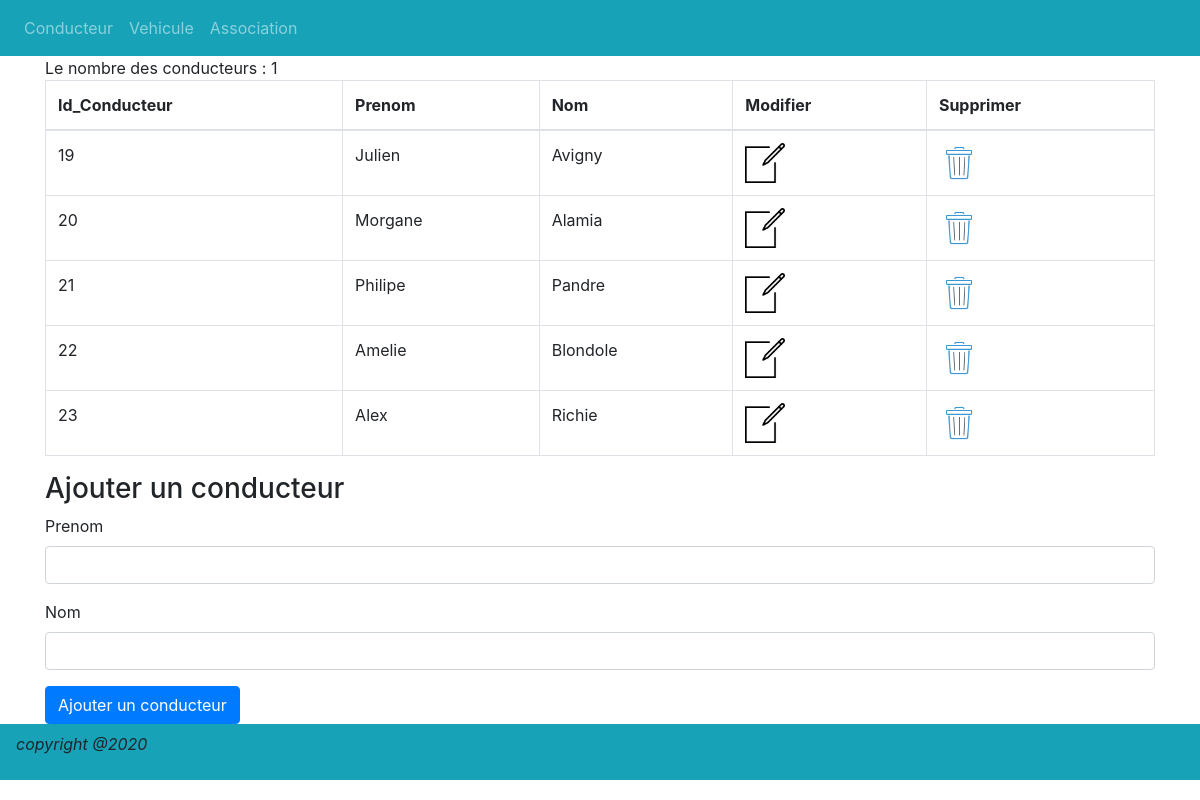
/?action=conducteur, run on the app's committed database.
### tables this page shows
CREATE TABLE `conducteur` (
  `id_conducteur` int(11) NOT NULL,
  `prenom` varchar(45) NOT NULL,
  `nom` varchar(45) NOT NULL
);

### Models/Conducteur.php (called while the page is built, shortened)
<?php
 class Conducteur
 {
 	private $id_conducteur;
 	private $prenom;
 	private $nom;
 	public function getId_conducteur()
 	{
 		return $this->id_conducteur;
 	}
 	public function getPrenom()
 	{
 		return $this->prenom;
 	}
 	public function getNom()
 	{
 		return $this->nom;
 	}
 	public function accesBaseDeDonnee()
 	{
 		try{
			$db =new PDO('mysql:host=localhost;dbname=vtc', "root", "");
		}
		catch(PDOException $e){
			print "Erreur!";
			die;
		}
		return $db;
 	}
 	public function nb()
 	{
 	$baseDeDonne = $this->accesBaseDeDonnee();
 	$sql = $baseDeDonne->prepare("SELECT COUNT(*) FROM conducteur");
 		return $sql->execute();
	 }
 	 public function afficherTousLesConducteurs()
 	 {
 	 	$baseDeDonne = $this->accesBaseDeDonnee();
 	 	$sql = $baseDeDonne->prepare("SELECT * FROM conducteur");
 	 	$sql->execute();
 	 	$resultat = $sql->fetchAll(PDO::FETCH_CLASS, 'conducteur');
		return $resultat;
	}
}

### Views/listeConducteur.php (the view)
<?php
  echo "Le nombre des conducteurs : " . $nbConducteur;
?>
   <table class="table table-bordered">
	 <thead>
	   <tr>
		 <th scope="col">Id_Conducteur</th>
		 <th scope="col">Prenom</th>
		 <th scope="col">Nom</th>
		 <th scope="col">Modifier</th>
		 <th scope="col">Supprimer</th>
	   </tr>
	 </thead>
	 <tbody>
	   <?php
		   foreach ($afficher as $conducteur) {
			   echo "<tr>";
			   echo "<td>" .$conducteur->getId_conducteur(). "</td>";
			   echo "<td>" .$conducteur->getPrenom(). "</td>";
			   echo "<td>" .$conducteur->getNom(). "</td>";
		       echo "<td> <a href='?action=edit&conducteurId=".$conducteur->getId_conducteur()."'> <img src='./Ressources/images/update.png' width='40'> </a> </td>";
			   echo "<td> <a class='deleteConducteur' href='#delete".$conducteur->getId_conducteur()."'><img width='40' src='./Ressources/images/delete.png'></a> </td>";
			   echo "</tr>";
		   }
	   ?>
	 </tbody>
   </table>

### Views/header.php (shortened to what this page needs)
<!DOCTYPE html>
<html>
<head>
</head>
<body>
<!DOCTYPE html>
<html lang="en">
<head>
  <link rel="stylesheet" href="https://maxcdn.bootstrapcdn.com/bootstrap/4.0.0-beta.2/css/bootstrap.min.css">
</head>
<body>
<header>
    <nav class="navbar navbar-expand-lg navbar-light navbar navbar-dark bg-info">
      <div class="collapse navbar-collapse" id="navbarSupportedContent">
        <ul class="navbar-nav mr-auto">
          <li class="nav-item">
            <a class="nav-link" href="?action=conducteur">Conducteur</a>
          </li>
          <li class="nav-item">
            <a class="nav-link" href="?action=vehicule">Vehicule</a>
          </li>
          <li class="nav-item">
            <a class="nav-link" href="?action=association">Association </a>
          </li>
    </nav>
</header>
<body>
	<div class="container">

### index.php (shortened to what this page needs)
<?php
require 'Views/header.php';
require_once 'Controller/ConducteurController.php';
$conducteur = new conducteurController();
if(isset($_GET['action'])){
	if ($_GET['action'] == 'conducteur') {
		$conducteur->afficherLesConducteurs();
		$conducteur->ajoutConducteur();
	}
	 elseif ($_GET['action'] == 'edit') {
		$conducteur->show($_GET['conducteurId']);
	 }
	 elseif ($_GET['action'] == 'delete') {
	 	$conducteur->delete($_GET['conducteurId']);
	 }
}
else{
	$conducteur->afficherLesConducteurs();
}
require_once 'Views/footer.php';

### Controller/ConducteurController.php (shortened to what this page needs)
<?php
require './Models/Conducteur.php';
class conducteurController
{
	public function afficherLesConducteurs()
	 {
	 	$conducteur = new Conducteur();
	 	$afficher = $conducteur->afficherTousLesConducteurs();
		 $nbConducteur = $conducteur->nb();
		 require_once "./Views/listeConducteur.php";
	 }
	public function ajoutConducteur()
	{
		?>
		 <h3> Ajouter un conducteur</h3>
		<form action="#" method="post">
		  <div class="form-group">
		    <label>Prenom</label>
		    <input type="text" class="form-control" name="prenom" required>
		  </div>
		  <div class="form-group">
		    <label>Nom</label>
		    <input type="text" class="form-control" name="nom" required>
		  </div>
		  <button type="submit" class="btn btn-primary" name="submit">Ajouter un conducteur</button>
		</form>
		<?php
	}
}
?>

### Views/footer.php (shortened to what this page needs)
</div>
 <nav class="navbar navbar-expand-lg navbar-light navbar navbar-dark bg-info">
 <footer class="text-center font-italic">
       <p >copyright @<?php echo date("Y");?></p>
    </footer>
</nav>
</body>
</html>

### data on the page
conducteur: id_conducteur "19", prenom "Julien", nom "Avigny"
conducteur: id_conducteur "20", prenom "Morgane", nom "Alamia"
conducteur: id_conducteur "21", prenom "Philipe", nom "Pandre"
conducteur: id_conducteur "22", prenom "Amelie", nom "Blondole"
conducteur: id_conducteur "23", prenom "Alex", nom "Richie"

### other printed values
$nbConducteur "1"
